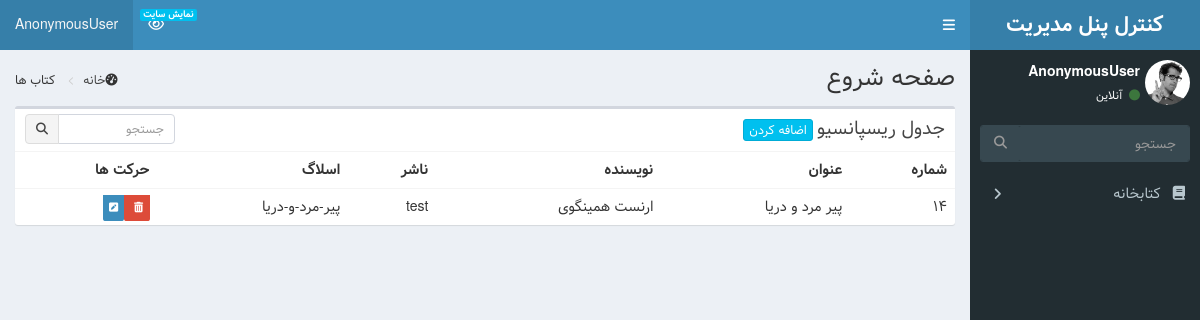
Screenshot of /admin_panel/books/ with the database file from the repository.
### library/models.py (models this page shows, shortened)
class Books(models.Model):
    title = models.CharField(max_length=50, verbose_name="عنوان")
    slug = models.SlugField(allow_unicode=True, unique=True, editable=False)
    translator = models.ForeignKey(
        Translators,
        verbose_name="مترجم",
        on_delete=models.CASCADE,
        blank=True,
        null=True,
    )
    author = models.ForeignKey(
        Authors, verbose_name="نویسنده", on_delete=models.CASCADE
    )
    genres = models.ManyToManyField(Genres, verbose_name="ژانر")
    publisher = models.ForeignKey(
        Publishers, verbose_name="ناشر", on_delete=models.CASCADE
    )
    book_image = models.ImageField(upload_to="images/books", verbose_name="کاور کتاب")
    detail = models.TextField(verbose_name="توضیحات")

class Authors(models.Model):
    name = models.CharField(max_length=50, verbose_name="نام")
    slug = models.SlugField(allow_unicode=True, unique=True, editable=False)
    def __str__(self):
        return self.name

class Publishers(models.Model):
    title = models.CharField(max_length=50, verbose_name="عنوان")
    website = models.URLField(verbose_name="وب سایت")
    def __str__(self):
        return self.title

### admin_panel/views.py (the view)
# urls.py: path("books/", views.BooksListView.as_view(), name="books_admin"),
class BooksListView(ListView):
    template_name = "admin_panel/books/books_list.html"
    model = models.Books
    context_object_name = "books"

### admin_panel/templates/admin_panel/books/books_list.html (shortened to what this page needs)
{% extends 'admin_panel/basic.html' %}
{% block content %}
<section class="content-header">
    <h1>
        صفحه شروع
    </h1>
    <ol class="breadcrumb">
        <li><i class="fa fa-dashboard"></i><a href="{% url "admin" %}"> خانه</a></li>
        <li> کتاب ها</li>
    </ol>
</section>
<section class="content">
    <div class="row">
        <div class="col-xs-12">
            <div class="box">
                <div class="box-header">
                    <h3 class="box-title">جدول ریسپانسیو</h3>
                    <div class="box-tools">
                        <div class="input-group input-group-sm" style="width: 150px;">
                            <input type="text" name="table_search" class="form-control pull-right" placeholder="جستجو">
                            <div class="input-group-btn">
                                <button type="submit" class="btn btn-default"><i class="fa fa-search"></i></button>
                            </div>
                        </div>
                    </div>
                    <a class="btn btn-info btn-xs" href="{% url 'books_create' %}">اضافه کردن</a>
                </div>
                <div class="box-body table-responsive no-padding">
                    <table class="table table-hover">
                        <tbody>
                            <tr>
                                <th>شماره</th>
                                <th>عنوان</th>
                                <th>نویسنده</th>
                                <th>ناشر</th>
                                <th>اسلاگ</th>
                                <th>حرکت ها</th>
                            </tr>
                            {% for book in books %}
                            <tr>
                                <td>{{book.id}}</td>
                                <td>{{book.title}}</td>
                                <td>{{book.author}}</td>
                                <td>{{book.publisher}}</td>
                                <td>{{book.slug}}</td>
                                <td>
                                    <a href="{%url 'book_delete' book.pk %}" class="label-danger">
                                        <span class="label label-danger">
                                            <i class="fa fa-trash"></i>
                                        </span>
                                    </a>
                                    <a href="{%url 'book_update' book.pk %}" class="label-primary">
                                        <span class="label label-primary">
                                            <i class="fa  fa-pencil-square"></i>
                                        </span>
                                    </a>
                                </td>
                            </tr>
                            {% endfor %}
                        </tbody>
                    </table>
                </div>
            </div>
        </div>
    </div>
</section>
{% endblock content %}

### rows the page displays
Books: id "14", title "پیر مرد و دریا", author "ارنست همینگوی", publisher "test", slug "پیر-مرد-و-دریا"

### other values shown
{{ request.user }} "AnonymousUser"
